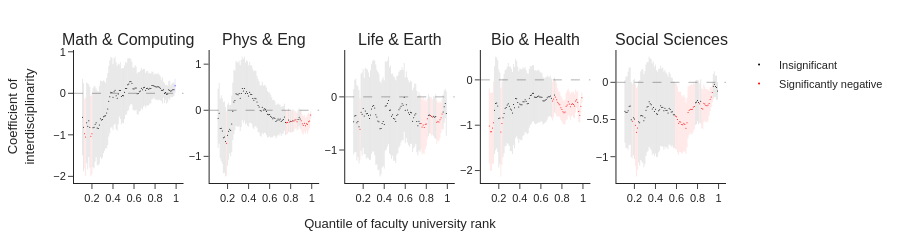

This figure's notebook cell:
### Code cell
# plot
fig = make_subplots(
    rows=1,
    cols=5,
    shared_xaxes=False,
    shared_yaxes=False,
    subplot_titles=list(community_names.values()),
)

colors = ['rgb(0, 0, 0)', 'rgb(0, 0, 255)', 'rgb(255, 0, 0)', ]

for i, area in enumerate(list(community_names.keys())):
    for p in ["Insignificant", "Significantly positive", "Significantly negative"]:
        if p == "Insignificant":
            query = "p >= 0.05"
        elif p == "Significantly positive":
            query = "p < 0.05 and coef > 0"
        else:
            query = "p < 0.05 and coef < 0"
        t = ts.query(f"phd_community == @area and {query} and quantile > 0.1")
        color = colors[0] if p == "Insignificant" else colors[1] if p == "Significantly positive" else colors[2]
        error = (t["ci_high"] - t["ci_low"]) / 2
        fig.add_trace(
            go.Scatter(
                x=t["quantile"],
                y=t["coef"],
                error_y=dict(type="data", array=error, width=0, thickness=0.1),
                mode="markers",
                marker=dict(color=color, size=1, opacity=1),
                name=p,
                showlegend=True if i == 4 else False,
            ),
            row=1,
            col=i % 5 + 1,
        )

plot_styling(fig, size=[240, 900])
fig.update_xaxes(title_text="Quantile of faculty university rank", col=3)
fig.update_xaxes(dtick=0.2)
fig.update_yaxes(title_text="Coefficient of<br>interdisciplinarity", row=1, col=1)

# ref line
fig.add_hline(y=0, line=dict(color="black", width=1, dash="dash"))

fig.show()
fig.write_image("figures/quantile_regression.pdf")
